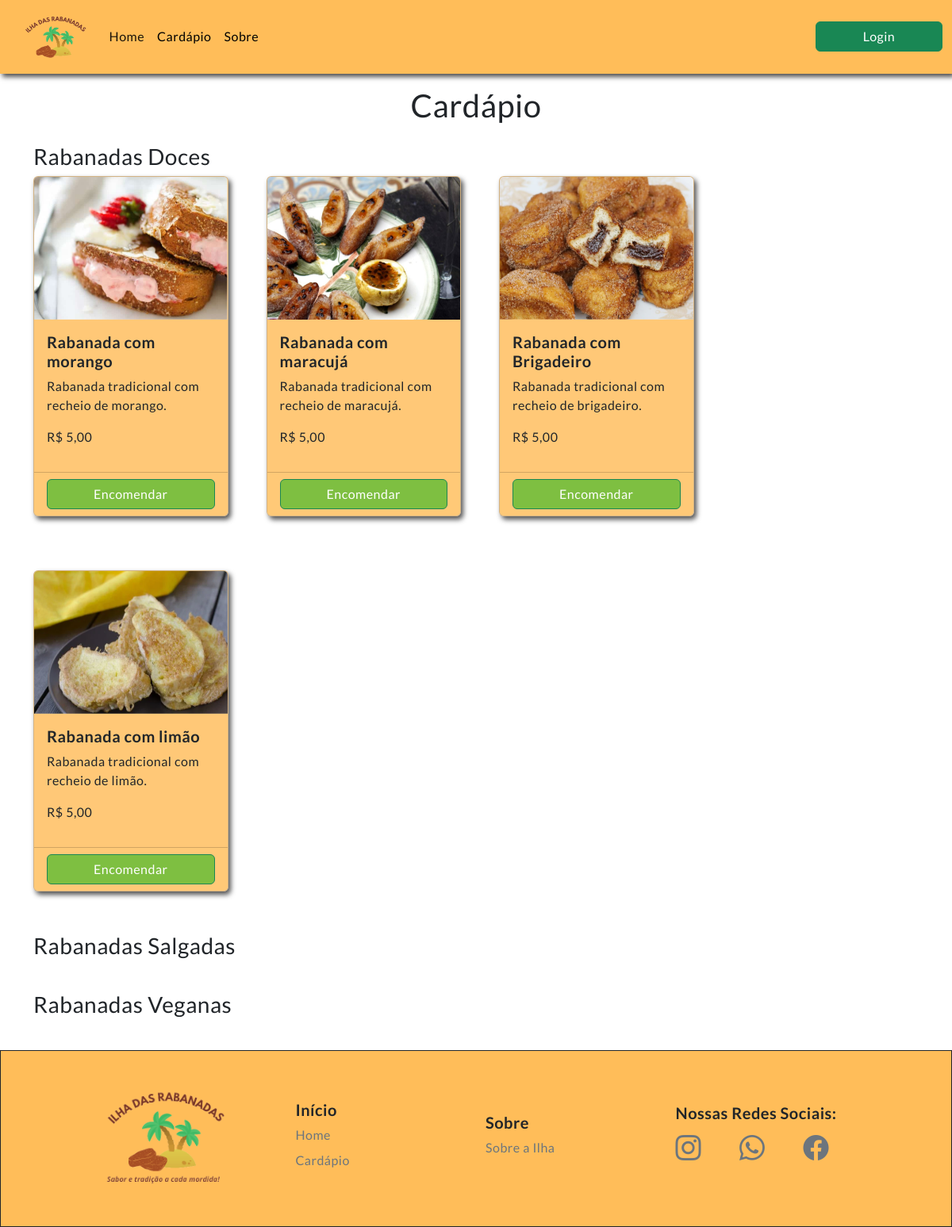
Page /produto/index on the committed database.
### tables this page shows
CREATE TABLE `produto` (
  `nomeProduto` varchar(100) DEFAULT NULL,
  `preco` varchar(20) DEFAULT NULL,
  `descricao` text DEFAULT NULL,
  `imagem` varchar(100) DEFAULT NULL,
  `idProduto` int(11) NOT NULL,
  `categoria` varchar(20) DEFAULT NULL
);

### app/Controllers/Produto.php (called while the page is built, shortened)
<?php
class Produto extends Upload
{
    private array $datas;
    private object $produtoDao;
    public function __construct()
    {
        $this->produtoDao = new \App\Helpers\ProdutoDao();
    }
    public function index()
    {
        $this->datas['products'] = $this->produtoDao->listProducts();
        $carregarView = new \Core\ConfigView("Produto/Cardapio", $this->datas);
        $carregarView->renderizar();
    }
}

### core/ConfigController.php (called while the page is built, shortened)
<?php
class ConfigController
{
  private string $urlMetodo;
  public function __construct()
  {
    if (!empty(filter_input(INPUT_GET, 'url', FILTER_DEFAULT))) {
      $this->url = filter_input(INPUT_GET, 'url', FILTER_DEFAULT);
      $this->urlConjunto = explode("/", $this->url);
      if ((isset($this->urlConjunto[0])) and (isset($this->urlConjunto[1]))) {
        $this->urlMetodo = $this->urlConjunto[1];
      } else {
        $this->urlController = "home";
        $this->urlMetodo = "index";
      }
    } else {
      $this->urlController = "Home";
      $this->urlMetodo = "index";
    }
  }
  public function carregar()
  {
    $metodo = $this->urlMetodo;
    $classeCarregar = new $classe;
    $classeCarregar->$metodo();
  }
}

### index.php (called while the page is built, shortened)
<?php
$url = new Core\ConfigController();
$url->carregar();

### app/Models/ProdutoModel.php (called while the page is built, shortened)
<?php
class ProdutoModel extends Conn
{
    private object $conn;
    public function __construct()
    {
        $this->conn = $this->connect();
    }
    public function listProducts()
    {
        $query = "SELECT * FROM `produto`";
        $stmt = $this->conn->prepare($query);
        $stmt->execute();
        return   $stmt->fetchAll();
    }
}

### app/Models/Conn.php (called while the page is built, shortened)
<?php
class Conn
{
    private string $dbName = "rabanada";
    private string $host = "localhost";
    private string $user = "root";
    private string $password = "";
    protected function connect()
    {
        try {
            $this->connect = new PDO(
                'mysql:host=' .
                    $this->host . ';dbname=' .
                    $this->dbName,
                $this->user,
                $this->password
            );
            return $this->connect;;
        } catch (Exception $ex) {
            die("ERR: CONTATE O ADM->>$ex");
        }
    }
}

### app/Helpers/ProdutoDao.php (called while the page is built, shortened)
<?php
class ProdutoDao
{
    private object $produtoModel;
    public function __construct()
    {
        $this->produtoModel = new \App\Models\ProdutoModel();
    }
    public function listProducts()
    {
        $produtos = $this->produtoModel->listProducts();
        return $produtos;
    }
}

### app/Views/Produto/produto.php (the view)
<div class="card">
    <div class="card-img"><img class="card-img-top " src="<?php echo $imagem; ?>" alt="Title"></div>
    <div class="card-body ">
        <h5 class="card-title fw-bold"><?php echo $nomeProduto; ?></h5>
        <p class="card-text"><?php echo $descricao; ?></p>
        <p><?php echo $preco; ?></p>
    </div>
    <div class="card-footer d-flex align-items-center justify-content-center gap-2">
        <a id="edit" href="../carrinho/index?id=<?php echo $idProduto; ?>"><button class="btn btn-success">Encomendar</button></a>
    </div>
</div>

### core/ConfigView.php (shortened to what this page needs)
<?php
class ConfigView
{
    private string $name;
    public function __construct($name, array $datas = null)
    {
        $this->name = $name;
        $this->datas = $datas;
    }
    public function renderizar()
    {
        if (file_exists('app/Views/' . $this->name . '.php')) {
            include 'app/Views/' . $this->name . '.php';
        } else {
            echo "error ao carregar: ";
            echo 'app/Views/' . $this->name . '.php';
        }
    }
}

### app/Views/Produto/Cardapio.php (shortened to what this page needs)
<!doctype html>
<html lang="pt-br">
<head>
    <link href="https://cdn.jsdelivr.net/npm/bootstrap@5.2.1/dist/css/bootstrap.min.css" rel="stylesheet">
    <link rel="stylesheet" href="<?php echo CSS; ?>/produto/cardapio.css">
    <link rel="stylesheet" href="<?php echo CSS_PADRAO; ?>">
    <link rel="stylesheet" href="https://cdn.jsdelivr.net/npm/bootstrap-icons@1.10.3/font/bootstrap-icons.css">
</head>
<body>
    <?php
    include './app/Views/Headers/headerManager.php';
    ?>
    <main>
        <h1 class="text-center">Cardápio</h1>
        <div class="container">
            <div id="doces">
                <h3>Rabanadas Doces</h3>
                <div class="d-flex flex-row  align-items-center  flex-wrap gap-5 ">
                    <?php
                    foreach ($this->datas["products"] as $produto) {
                        extract($produto);
                        if ($categoria === "Doce") {
                            include './app/Views/Produto/produto.php';
                        }
                    } ?>
                </div>
            </div>
            <div id="Salgados">
                <h3>Rabanadas Salgadas</h3>
            </div>
            <div id="Vegana">
                <h3>Rabanadas Veganas</h3>
            </div>
        </div>
    </main>
    <?php
    include FOOTER; ?>
</body>
</html>

### app/Views/Headers/headerManager.php
<?php
if (!isset($_SESSION['idLogin'])) {
    include('./app/Views/Headers/headerPadrao.php');
} else {
    if ($_SESSION['idLogin'] == 1) {
        include('./app/Views/Headers/headerAdm.php');
    } else if ($_SESSION["idLogin"] > 1) {
        include('./app/Views/Headers/headerCliente.php');
    }
}

### app/Views/Headers/headerPadrao.php (shortened to what this page needs)
<nav id="header" class="navbar navbar-expand-lg navbar-light bg-light">
  <div class="container-fluid">
    <img width="10%" src="<?php echo IMG ?>/img/logo-dashboards.webp" alt="">
    <div class="collapse navbar-collapse" id="navbarText">
      <ul class="navbar-nav me-auto mb-2 mb-lg-0">
        <li class="nav-item">
          <a class="nav-link active links" aria-current="page" href="../home/index">Home</a>
        </li>
        <li class="nav-item">
          <a class="nav-link text-black links" href="../produto/index">Cardápio</a>
        </li>
        <li class="nav-item">
          <a class="nav-link text-black links" href="../home/sobre">Sobre</a>
        </li>
      </ul>
      <span class="navbar-text">
        <a href="../login/index"><button id="btn-login" class="btn btn-success" type="submit">Login</button></a>
      </span>
    </div>
  </div>
</nav>

### app/Views/Footers/footer.php
<div class="container-fluid  border border-top-3 border-dark " id="footer">
  <footer class="row row-cols-1 row-cols-sm-2 row-cols-md-5 justify-content-center py-5 align-items-center">
    <div class="col">
      <img width="70%" src="<?php echo IMG; ?>/img/logo-footer.webp" alt="">
    </div>
    <div class="col">
      <h5><b>Início</b></h5>
      <ul class="nav flex-column">
        <li class="nav-item mb-2"><a href="../home/index" class="nav-link p-0 text-muted links">Home</a></li>
        <li class="nav-item mb-2"><a href="../produto/index" class="nav-link p-0 text-muted links">Cardápio</a></li>
      </ul>
    </div>
    <div class="col">
      <h5><b>Sobre</b></h5>
      <ul class="nav flex-column">
        <li class="nav-item mb-2"><a href="../home/sobre" class="nav-link p-0 text-muted links">Sobre a Ilha</a></li>
      </ul>
    </div>
    <div class="col">
      <h5><b>Nossas Redes Sociais:</b></h5>
      <ul class="nav gap-5 ">
        <li class="nav-item mb-2 fs-2"><a href="#" class="nav-link p-0 text-muted  links"><i class="bi bi-instagram"></i></a></li>
        <li class="nav-item mb-2 fs-2"><a href="#" class="nav-link p-0 text-muted links"><i class="bi bi-whatsapp"></i></a></li>
        <li class="nav-item mb-2 fs-2"><a href="#" class="nav-link p-0 text-muted links"><i class="bi bi-facebook"></i></a></li>
      </ul>
    </div>
  </footer>
</div>

### public/css/produto/cardapio.css (style rules this page uses)
main { background-color: white; margin-top: 0px !important; padding: 1em 0em; }
.container>div { padding: 1em 0em; }
.card { width: 22%; box-shadow: 3px 5px 3px 0px #0000004a; margin-bottom: 2em; }
.card-img { height: 180px; }
.card-img-top { height: 100%; }
.card-body { background-color: #ffbd5991; }
.card-footer { background-color: #ffbd5991; }
.card-footer>a { width: 100%; }

### public/css/style.css (style rules this page uses)
* { font-family: "lato"; letter-spacing: 0.5px; }
:root { --background-principal: #ffbd59; --btn-background: #7ebf41; --hover: #247137; --card-background: #ffbd5991; }
main { margin-top: 20px; }
#header { box-shadow: 3px 4px 6px #000000b0; }
#header, #footer { background-color: var(--background-principal) !important; }
#btn-login { width: 10em; }
.card { background-color: var(--card-background); box-shadow: 3px 4px 6px #000000b0; margin-bottom: 20px; }
.card-footer { width: 100%; }
.card-footer>a>.btn { width: 100%; background-color: var(--btn-background); }

### rows in the picture
produto: imagem (picture), nomeProduto "Rabanada com morango", descricao "Rabanada tradicional com recheio de morango.", preco "R$ 5,00"
produto: imagem (picture), nomeProduto "Rabanada com maracujá", descricao "Rabanada tradicional com recheio de maracujá.", preco "R$ 5,00"
produto: imagem (picture), nomeProduto "Rabanada com Brigadeiro", descricao "Rabanada tradicional com recheio de brigadeiro.", preco "R$ 5,00"
produto: imagem (picture), nomeProduto "Rabanada com limão", descricao "Rabanada tradicional com recheio de limão.", preco "R$ 5,00"
